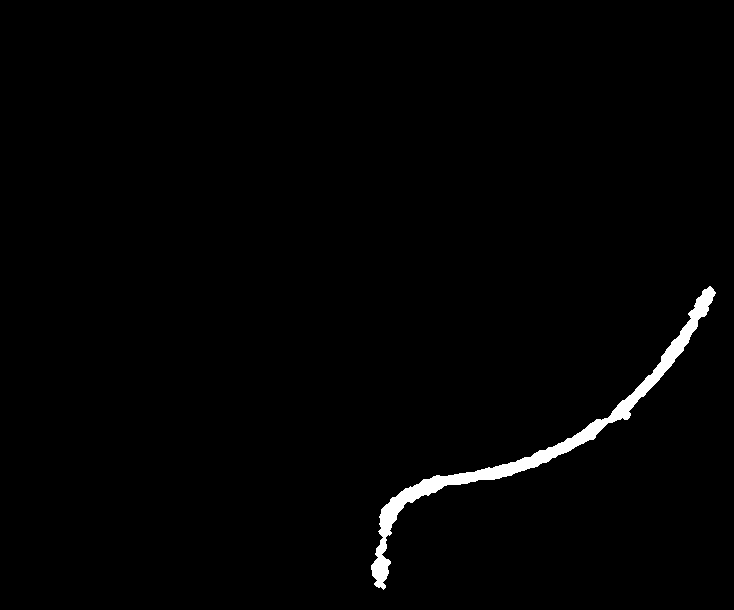
#> input picture images/multilook_0.png, 734 x 610 px, found by its file name
$ python LSM_NoReInit_Weighted.py   (older library calls are emulated)
#> lines starting #> are read from the running program, lines starting #| are printed output that depends on the picture; after the words box and inside, x2 and y2 are one past the last pixel; in counts of white or black regions, pixels touching at a corner belong together
#> in process, img is the input picture: shape (610, 734, 3); 1.3% white; 1 white region, box (x1, y1, x2, y2) and area: (371, 286, 716, 590) 5880
#> in process, `img = img[:, 20:748]`: img: shape (610, 714, 3); 1.4% white; 1 white region, box (x1, y1, x2, y2) and area: (351, 286, 696, 590) 5880
### denoise_normal.py
import cv2
# import math
import numpy as np
# import tensorflow as tf
# import scipy.ndimage
# import matplotlib.pyplot as plt


def denoise_range (img, start_range, stop_range):
#> called with start_range = 0, stop_range = 30
    img_gray = cv2.cvtColor(img, cv2.COLOR_BGR2GRAY)
    img_gray = img_gray.astype(np.float32)

    rows, cols = img_gray.shape
#> rows = 610; cols = 734
    range_resolution = stop_range / rows
#> range_resolution = 0.0492

    # img_blur = cv2.GaussianBlur(img_gray, (9, 9), 2)

    map = np.arange(0, rows, 1)
#> map = 610 values from 0 to 609
    map = map.reshape((-1, 1))
    map = np.hstack([map] * cols)
    r = stop_range - (range_resolution * map)
    r_2 = r ** 2
    i_adj = r_2 * img_gray
    cv2.normalize(i_adj, i_adj, 0, 255, cv2.NORM_MINMAX)
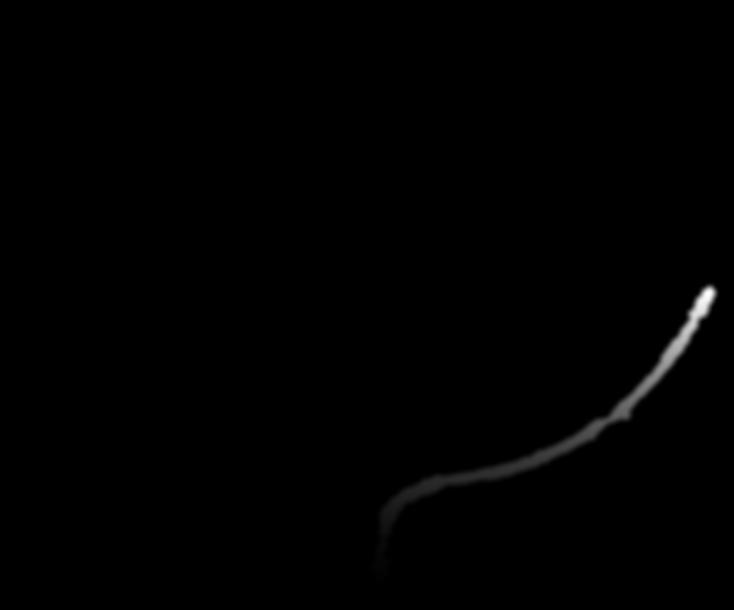
#> i_adj: shape (610, 734) float64; min 0, max 255, mean 1.1

    i_adj = i_adj.astype(np.float32)
    img_denoise = cv2.add(img_gray, i_adj)

    cv2.normalize(img_denoise, img_denoise, 0, 255, cv2.NORM_MINMAX)
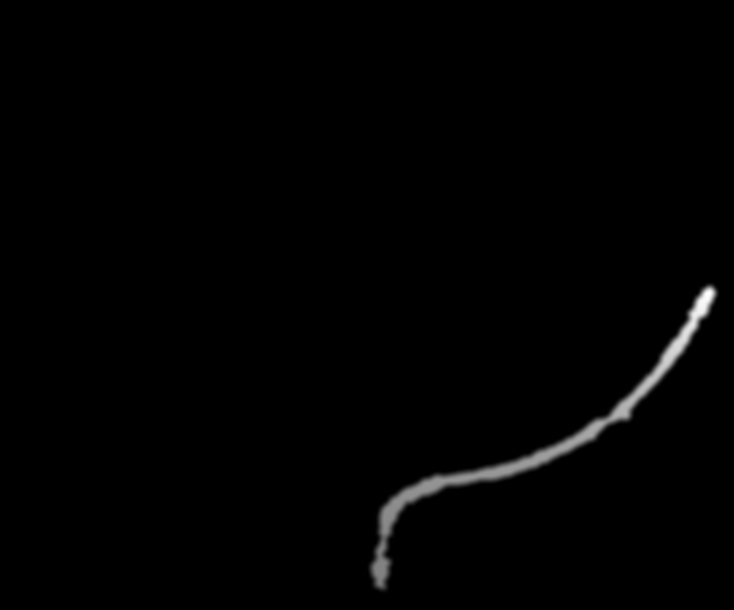
#> img_denoise: shape (610, 734) float32; min 0, max 255, mean 2.2
#| INPUT SHAPE:  (610, 734)
#> (printed output is left out)
    # cv2.imwrite(r"D:\Mook\LevelSet\Images\img_denoise.png", img_denoise)

    return img_denoise

### levelset_weighted.py
import cv2
import numpy as np
import tensorflow as tf
import matplotlib.pyplot as plt
from scipy.stats import gamma, norm
from scipy.special import erf
# import levelset_normal

# [116 lines left out: functions binary_activation, energy, not called in this run]

def ratio_cal(gauss_param, win_size, all_size, testing_cell):

    mean_p, stand_p = gauss_param[0][0], gauss_param[0][1]
    mean_bg, stand_bg = gauss_param[1][0], gauss_param[1][1]
    scale = 0.01
    hor_axis =np.arange(0.0, 10.0, scale)
    """calculate ratio gaussian p(z) by given the relationship z = x/y
        x: gamma distribution of pipe
        y: gamma distribution of background
        z = ratio between pipe/background"""
    for i in range (0, 2):
        """object/background"""
        if (i==0):
            std_p = stand_p/np.sqrt(testing_cell*testing_cell)
            std_bg = stand_bg/np.sqrt((all_size*all_size)-(win_size*win_size))

        else:
            """background/background"""
            mean_p = mean_bg
            std_p = stand_bg/np.sqrt(testing_cell*testing_cell)
            std_bg = stand_bg/np.sqrt((all_size*all_size)-(win_size*win_size))

        a = (np.power(hor_axis, 2)*np.power(std_bg, 2))+(np.power(std_p, 2))
        b = (2*hor_axis*mean_p*np.power(std_bg, 2))+(2*mean_bg*np.power(std_p, 2))
        c = (np.power(mean_p, 2)*np.power(std_bg, 2))+(np.power(mean_bg, 2)*np.power(std_p, 2))

        a = a.astype(float)
        b = b.astype(float)
        c = c.astype(float)

        k1 = (-1./(2*np.power(std_p, 2)*np.power(std_bg, 2)))
        k2 = (-1*np.power(b/(2*a), 2)*a)
        k = np.exp(k1*(k2+c))
        k = k.astype(float)
        coeff = (k/(2*np.pi*std_p*std_p))

        add = (b/(2*a))
        pow_exp = (a/(2*np.power(std_p, 2)*np.power(std_bg, 2)))
        """proof integrate part"""
        # res1 = quad(integrand, np.NINF, np.PINF, args=(add,pow_exp))
        # result1 = coeff*res1[0]
        # print("integral's result: ", result1)


        res2 = ((1./(pow_exp))*np.exp(-(pow_exp*np.power(add, 2))))+((add*np.sqrt((np.pi)/pow_exp))*erf(np.sqrt(pow_exp)*add))
        result2 = coeff*res2
        if(i==0):
            res_obj_bg=result2
            # [4 lines of commented-out code are left out]
        else:
            res_bg_bg=result2
            # [7 lines of commented-out code are left out]
    return res_obj_bg, res_bg_bg

def suppress(img_gray, gauss_param):  ##change to int
    all_size = 51 # 41
    win_size = 41  # 31
    guard_size = int((all_size - win_size) / 2)
    mask = np.zeros([win_size, win_size], np.float32)
    ref_coeff = 1. / (pow(all_size, 2) - pow(win_size, 2))
    ref_kernel = ref_coeff * cv2.copyMakeBorder(mask, guard_size, guard_size, guard_size, guard_size,
                                                    cv2.BORDER_CONSTANT, value=1)
    ref_kernel[guard_size:all_size-guard_size, guard_size: all_size-guard_size] = 0

    testing_kernel = np.zeros(ref_kernel.shape, np.float32)
    """testing cell size 1"""
    testing_kernel[int((all_size + 1) / 2), int((all_size + 1) / 2)] = 1
    testing_cell = 1
    # [12 lines of commented-out code are left out]

    testing_pixel = cv2.filter2D(img_gray, ddepth=cv2.CV_32F, kernel=testing_kernel)
    ref_mean = cv2.filter2D(img_gray, ddepth=cv2.CV_32F, kernel=ref_kernel)
    ratio = testing_pixel / ref_mean
    print("debug: ", ratio.max(), ratio.min())
    # [14 lines of commented-out code are left out]

    res_obj_bg, res_bg_bg = ratio_cal(gauss_param, win_size, all_size, testing_cell)
    loc_thres = np.where(res_obj_bg == res_obj_bg.max())
    # [5 lines of commented-out code are left out]
    """use uint16 because some of them has their value more than 255"""
    out_obj_bg = (res_obj_bg[(ratio * 100).astype(np.uint16)] * (ratio >= 0))
    # [22 lines of commented-out code are left out]

    loc_thres = np.where(res_bg_bg == res_bg_bg.max())
    # print("location of (bg/bg) max: ", loc_thres[0])
    out_bg_bg = (res_bg_bg[(ratio * 100).astype(np.uint16)] * (ratio >= 0))
    # [13 lines of commented-out code are left out]

    """to joint pipe fun"""
    # [14 lines of commented-out code are left out]
    """return mapped ratio gaussian"""
    return out_obj_bg, out_bg_bg

def levelset_cal(img_gray, phi_first, iterations, gauss_param, index, eta, start_bool):

#> called with iterations = 550, index = 143, eta = 0.351, start_bool = True
    print ("input  img_denoise:", img_gray)
#> (printed output is left out)
    print ("input  init_phi:", phi_first)
#> (printed output is left out)
    print ("input  iteration:", iterations)
    print ("input  gauss_param:", gauss_param)
    print ("input  i:", index)
    print ("input  eta:", eta)
    print ("input  start_bool:", start_bool)
    # plt.title("phi")
    # plt.imshow(phi_first)
    # plt.show()

    mew = 0.1 # 0.05
    lamda = 10.0 # 50.0
    v = -5.0 #-5.0 #initial inside: -
    # beta = 0.1 #0.1
    alpha = 0.4 #0.5,  0.08 for n sized
    epsilon = 1.0 # 1.0
    time = 2.0 # 4.0

    """reduce alpha term"""
    if(start_bool==False):
        mew = 0.2
        lamda = 50.0 #-
        time = 1.0
        alpha = 0.3 #0.2

    coeff1 = time * mew
    coeff2 = time * lamda
    coeff3 = time * v
    # coeff4 = time * beta
    coeff5 = time * alpha
    # print("coeff1: %.2f, coeff2: %.2f, coeff3: %.2f, coeff4: %.2f" % (coeff1, coeff2, coeff3, coeff4))


    plt.title("img")
    plt.imshow(img_gray)
    plt.show()
    """use edge denoise-image"""
    x_axis = cv2.Sobel(img_gray, cv2.CV_32F, 1, 0)
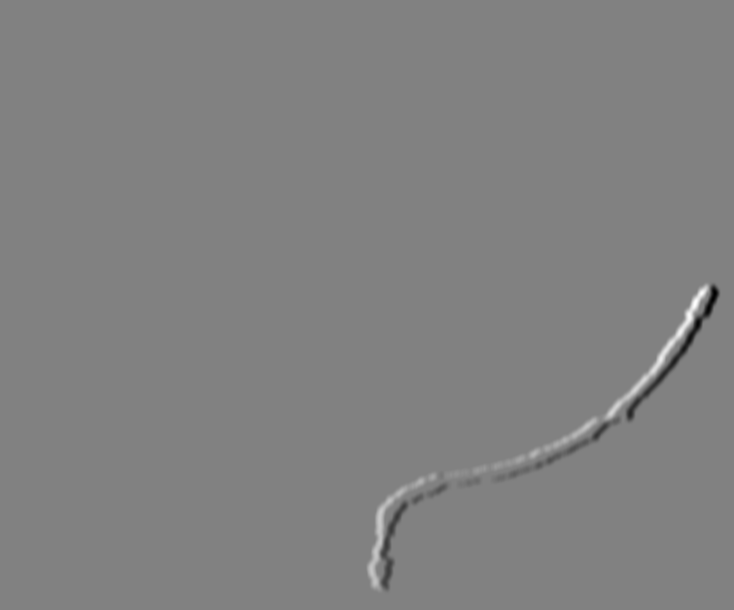
#> x_axis: shape (610, 734) float32; min -295, max 287.7, mean 0; drawn with min black and max white
    y_axis = cv2.Sobel(img_gray, cv2.CV_32F, 0, 1)
    edge = np.sqrt(np.square(x_axis) + np.square(y_axis))
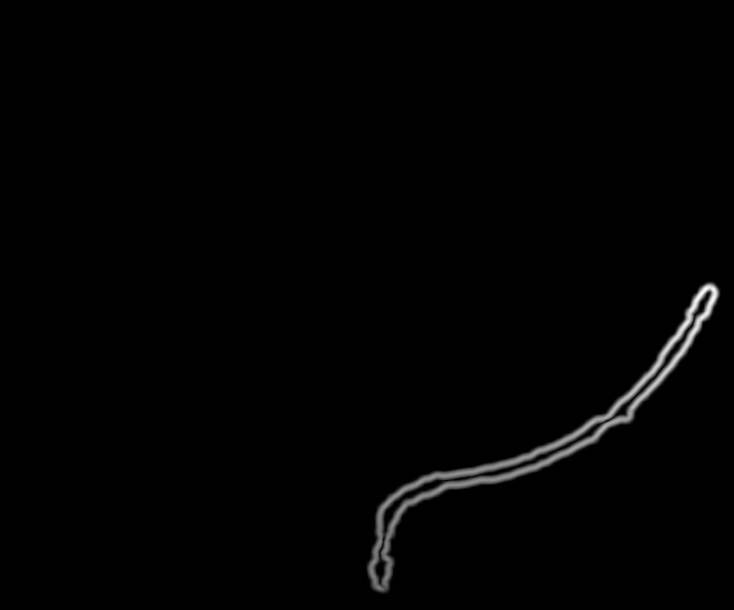
#> edge: shape (610, 734) float32; min 0, max 325.1, mean 3; drawn with min black and max white
    g = 1.0 / (1.0 + (edge ** 2))
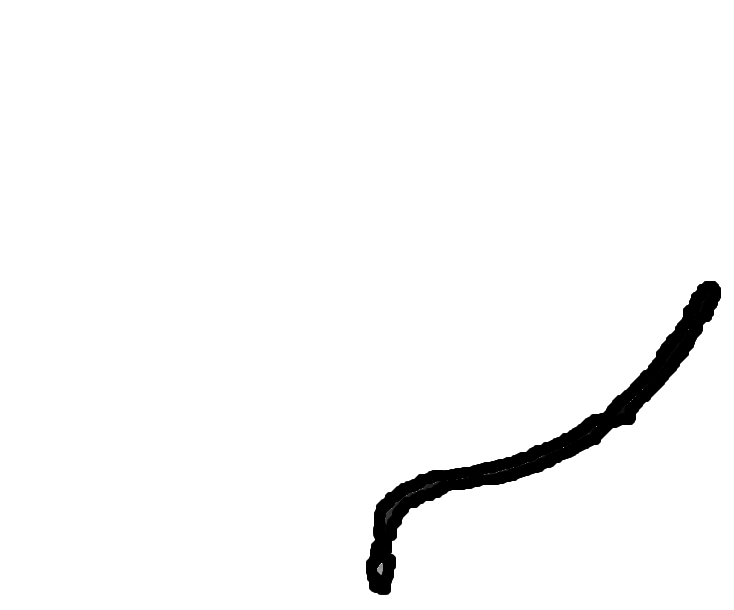
#> g: shape (610, 734) float32; min 9.46e-06, max 1, mean 0.972

    # """gamma distribution"""
    x = np.arange(0, 256, 1)
    # g1 = gamma.logpdf(x=x, a=gamma_param[0][0], loc=gamma_param[0][1], scale=gamma_param[0][2])
    # g2 = gamma.logpdf(x=x, a=gamma_param[1][0], loc=gamma_param[1][1], scale=gamma_param[1][2])

    """gaussian distribution"""
    g1 = norm.pdf(x=x, loc=gauss_param[0][0], scale=gauss_param[0][1])
    g2 = norm.pdf(x=x, loc=gauss_param[1][0], scale=gauss_param[1][1])

    # [10 lines of commented-out code are left out]
    mapped_obj_bg, mapped_bg_bg = suppress(img_gray, gauss_param)
#> in suppress, `ref_mean = cv2.filter2D(img_gray, ddepth=cv2.CV_32F, kernel=ref_kernel)`:
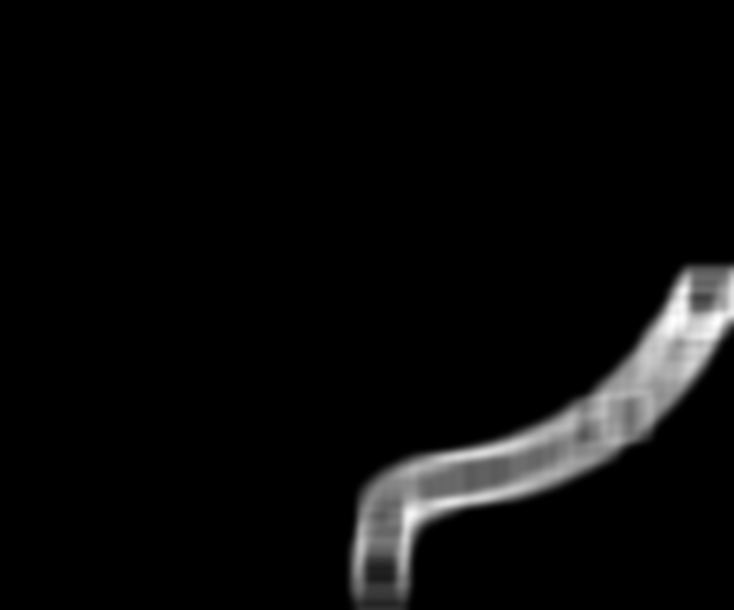
#> ref_mean: shape (610, 734) float32; min -1.89e-14, max 52.48, mean 2.2; drawn with min black and max white
#> in suppress, `ratio = testing_pixel / ref_mean`:
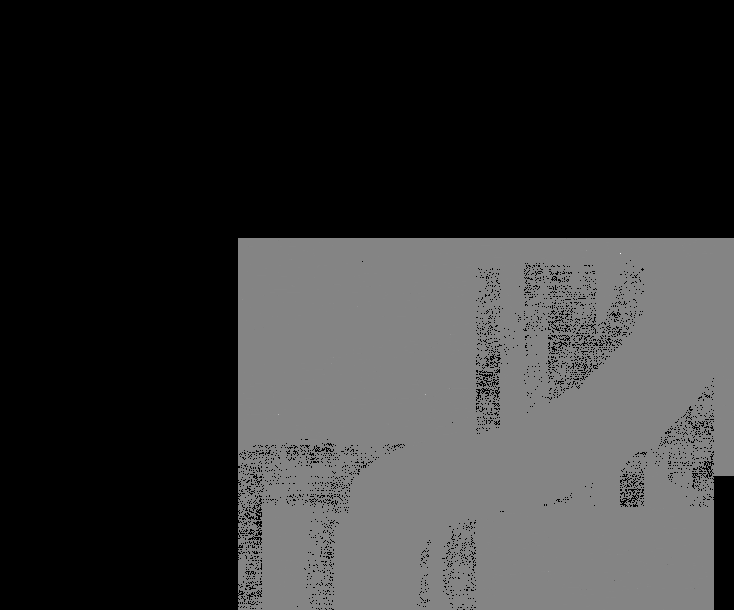
#> ratio: shape (610, 734) float32; 60.72% of the values are NaN or infinite; the others: min -182029.8, max 167071.5, mean -0.0588; drawn with min black, max white, NaN and infinite black
#| debug:  nan nan

    """avoid inf from ln(0)"""
    mapped_obj_bg = (mapped_obj_bg * (mapped_obj_bg != 0)) + (0.001 * (mapped_obj_bg == 0))
    mapped_bg_bg = (mapped_bg_bg * (mapped_bg_bg != 0)) + (0.001 * (mapped_bg_bg == 0))

    # [6 lines of commented-out code are left out]

    """take ln"""
    mapped_obj_bg = np.log(mapped_obj_bg)
    mapped_bg_bg = np.log(mapped_bg_bg)
    # [8 lines of commented-out code are left out]
    eta_arr = eta*np.ones(mapped_bg_bg.shape)
    obse = mapped_obj_bg - (mapped_bg_bg+eta_arr)
    out = mapped_obj_bg-(mapped_bg_bg)
    # [12 lines of commented-out code are left out]
    phi_init = tf.placeholder(tf.float32, shape=phi_first.shape)
    # [4 lines of commented-out code are left out]
    img_tf = tf.constant(img_gray, dtype=tf.float32, shape=img_gray.shape)
    img_g_tf = tf.constant(g, dtype=tf.float32, shape=g.shape)
    dist_pipe = tf.constant(g1, dtype=tf.float32, shape=g1.shape)
    dist_bg = tf.constant(g2, dtype=tf.float32, shape=g2.shape)
    obs = tf.constant(obse, dtype=tf.float32, shape=obse.shape)

    L_phi = energy(img_tf, phi_init, img_g_tf, dist_pipe, dist_bg, epsilon, eta, obs)


    phi_old = phi_first

    # plt.title("initial phi")
    # plt.imshow(phi_old)
    # plt.show()
    with tf.Session() as sess:
        # Initiate session and initialize all vaiables
        # sess.run(tf.global_variables_initializer())
        plt.ion()
        for i in range(iterations+1):
            print("times#: ", i)
            # [7 lines of commented-out code are left out]
            penalty, length, area, observe2, debug = sess.run(L_phi,feed_dict={phi_init: phi_old})
            # [6 lines of commented-out code are left out]
            all_energy = (coeff1 * penalty) + (coeff2 * length) + (coeff3 * area) + (coeff5 * observe2)
            # all_energy = (coeff1 * penalty) + (coeff2 * length) + (coeff3 * area)
            phi_new = phi_old + (all_energy)
            phi_new = phi_new.astype('float32')
            phi_old = phi_new

            # [5 lines of commented-out code are left out]
            """show result after iteration"""

            # [33 lines of commented-out code are left out]

            plt.title("tensorflow")
            # plt.imshow(phi_old)
            plt.imshow(img_gray, cmap='gray')
            CS = plt.contour(phi_old, 0, colors='r', linewidths=2)
            plt.draw()
            if (i==iterations):
                plt.savefig(r"C:\Users\peter\PycharmProjects\levelset-ver4.3.2\experiment\021219(ver.4.3)\frame_" + str(index) + "_levelset.png")
            plt.show()
            plt.pause(0.05)
            plt.clf()
        plt.ioff()

    # return phi_old, joint_point, rect #out=suppress
    return phi_old

### LSM_NoReInit_Weighted.py
import cv2
import numpy as np
import denoise_normal
import levelset_weighted
# import levelset_notf
# import join_pipe
import post_process
import matplotlib.pyplot as plt
# from skimage.morphology import skeletonize_3d
import time

def process():
    rootpath= r"C:\Users\PETER\PycharmProjects\levelset-ver4.3.2\images\RTheta_img_"
    print (rootpath)
    """DENOISE Parameters"""
    start_range = 0.0
    stop_range = 30.0

    """gaussian params"""
    mean_pipe = 115.69
    std_pipe = 43.79
    mean_bg = 72.22
    std_bg = 27.44

    gauss_param = [[mean_pipe, std_pipe], [mean_bg, std_bg]]
    print (gauss_param)
    """level set"""
    bool_count = True
    iteration = 550

    prob_p = 13797. / 364000
    prob_bg = 350200. / 364000
    eta = 0.25 * np.log10 (prob_bg / prob_p)
    print ("eta: ", eta)
    start_bool = True
    scene = 15  # 15

    for i in range(scene, 145,2): #10, 130
        imagepath = r"C:\Users\PETER\PycharmProjects\levelset-ver4.3.2\images\multilook_0.png"
        img = cv2.imread(imagepath)
        img = img[:, 20:748]  # Crop
        if (start_bool):
            print ("multilook")
            detail = " multilook "
            imagepath = r"C:\Users\PETER\PycharmProjects\levelset-ver4.3.2\images\multilook_0.png"
            img = cv2.imread (imagepath)
            img = img[:, :]  # Crop
        else:
            print ("frame")
            detail = " frame "
            imagepath = rootpath + str (i) + ".jpg"
            img = cv2.imread (imagepath)
            img = img[25:525, :]  # Crop
            start_bool = True
            plt.imshow(img)
            plt.show()
        # """Don't use multilook"""
            imagepath = rootpath + str(i) + ".jpg"
            img = cv2.imread(imagepath)
            img = img[25:525, 20:748]  # Crop

        start = time.time ()
            # print("INPUT SHAPE: ", img.shape)
    """_____IMPORT IMAGE_____"""
    img_rgb = img
    img = cv2.GaussianBlur(img,(9,9),3)
    img = cv2.normalize(img,None,0,255,cv2.NORM_MINMAX)
    #cv2.imshow("img", img)
    """______DENOISE______"""
    img_denoise = denoise_normal.denoise_range(img, start_range, stop_range)
    img_denoise_sh = img_denoise.astype(dtype = np.uint8)
    print("INPUT SHAPE: ", img_denoise_sh.shape)
    # [13 lines of commented-out code are left out]
    """Level-set"""
    if (bool_count):
        bool_count = False
        phi_coef = 2.0 #6.0
        init_phi = (-1.0 * phi_coef) * np.ones(img_denoise_sh.shape, 'float32')
        # init_phi[200:400, 50:250] = phi_coef
        # init_phi[200:400, 300:500] = phi_coef
        init_phi[200:450, 450:700] = phi_coef
        print ("FIRST FRAME")
        # rect_pre = np.zeros(img_denoise_sh.shape)
        paired_point_pre = []
        poly_function_pre = 0
        # plt.title("initial phi multilook 10-15")
        # plt.imshow(init_phi)
        # plt.savefig(r"C:\Users\mook\PycharmProjects\LSM\experiment\231218(multilook&fix_penalty)\frame_10-15_multilook_phi_initial.png")
        # # plt.show()
    else:
        init_phi = phi_added
        #plt.title("phi_added")
        # plt.imshow(phi_added)
        # plt.show()
        print("FRAME ", i)
        iteration = 250
        """suppress"""
        # [10 lines of commented-out code are left out]

    """tensorflow"""
    print ("Sent  img_denoise:",img_denoise)
    print ("Sent  init_phi:", init_phi)
    print ("Sent  iteration:", iteration)
    print ("Sent  gauss_param:", gauss_param)
    print ("Sent  i:", i)
    print ("Sent  eta:", eta)
    print ("Sent  start_bool:", start_bool)

    phi = levelset_weighted.levelset_cal(img_denoise, init_phi, iteration, gauss_param, i, eta, start_bool)
    end = time.time()
    print("Processing time: %.3f min" % ((end - start) / 60))
    # [14 lines of commented-out code are left out]

    rows, cols = img_denoise_sh.shape
    x = np.arange(0, cols + 1, 76.8)
    y = np.arange(0, rows + 1, 50.0)
    y_new = np.arange(30, 7, -2.0)
    x_new = np.arange(-65, 66, 13.0)

    ### phi_added=((-1.0*phi_coef)*(canvas==0))+(phi_coef*(canvas>0))
    plt.title("result"+detail+str(i))
    ### plt.imshow(phi_added)
    plt.xticks(x, x_new, rotation='vertical')
    plt.yticks(y, y_new)
    plt.xlabel('theta(degree)', fontsize=15)
    plt.ylabel('range(meters)', fontsize=15)
    plt.savefig(r"C:\Users\PETER\PycharmProjects\levelset-ver4.3.2\experiment\frame_" + str(i) + "_result.png")

    # [7 lines of commented-out code are left out]
    plt.title("compare result with original image"+detail+str(i))
    ### plt.imshow(comp)
    plt.xticks(x, x_new, rotation='vertical')
    plt.yticks(y, y_new)
    plt.xlabel('theta(degree)', fontsize=15)
    plt.ylabel('range(meters)', fontsize=15)
    plt.savefig(r"C:\Users\PETER\PycharmProjects\levelset-ver4.3.2\experiment\frame_" + str(i) + "_accuracy.png")
    plt.show()

    ### poly_function_pre=poly_function
    ### start_bool = False

if __name__ == "__main__":
#> (the run stopped early here; a loop or call above may not have finished)
